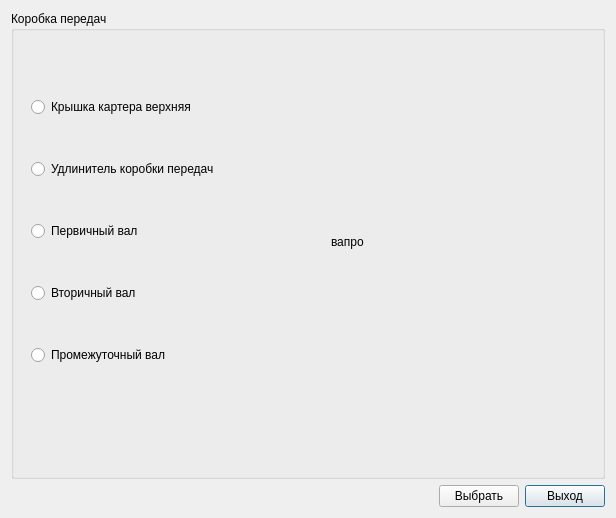
<?xml version="1.0" encoding="UTF-8"?>
<ui version="4.0">
 <class>korobper</class>
 <widget class="QDialog" name="korobper">
  <property name="geometry">
   <rect>
    <x>0</x>
    <y>0</y>
    <width>616</width>
    <height>518</height>
   </rect>
  </property>
  <property name="windowTitle">
   <string>Dialog</string>
  </property>
  <layout class="QGridLayout" name="gridLayout">
   <item row="1" column="0">
    <spacer name="horizontalSpacer">
     <property name="orientation">
      <enum>Qt::Horizontal</enum>
     </property>
     <property name="sizeHint" stdset="0">
      <size>
       <width>391</width>
       <height>20</height>
      </size>
     </property>
    </spacer>
   </item>
   <item row="1" column="2">
    <widget class="QPushButton" name="pushButton_2">
     <property name="text">
      <string>Выход</string>
     </property>
    </widget>
   </item>
   <item row="1" column="1">
    <widget class="QPushButton" name="pushButton">
     <property name="text">
      <string>Выбрать</string>
     </property>
    </widget>
   </item>
   <item row="0" column="0" colspan="3">
    <widget class="QGroupBox" name="groupBox">
     <property name="title">
      <string>Коробка передач</string>
     </property>
     <widget class="QLabel" name="image">
      <property name="geometry">
       <rect>
        <x>320</x>
        <y>100</y>
        <width>271</width>
        <height>261</height>
       </rect>
      </property>
      <property name="text">
       <string>вапро</string>
      </property>
     </widget>
     <widget class="QWidget" name="">
      <property name="geometry">
       <rect>
        <x>20</x>
        <y>50</y>
        <width>271</width>
        <height>341</height>
       </rect>
      </property>
      <layout class="QVBoxLayout" name="verticalLayout">
       <item>
        <widget class="QRadioButton" name="krishka">
         <property name="text">
          <string>Крышка картера верхняя </string>
         </property>
        </widget>
       </item>
       <item>
        <widget class="QRadioButton" name="udlinitel">
         <property name="text">
          <string>Удлинитель коробки передач</string>
         </property>
        </widget>
       </item>
       <item>
        <widget class="QRadioButton" name="firstval">
         <property name="text">
          <string>Первичный вал</string>
         </property>
        </widget>
       </item>
       <item>
        <widget class="QRadioButton" name="secondval">
         <property name="text">
          <string>Вторичный вал</string>
         </property>
        </widget>
       </item>
       <item>
        <widget class="QRadioButton" name="promezval">
         <property name="text">
          <string>Промежуточный вал</string>
         </property>
        </widget>
       </item>
      </layout>
     </widget>
     <zorder></zorder>
     <zorder>image</zorder>
    </widget>
   </item>
  </layout>
 </widget>
 <resources/>
 <connections/>
</ui>
